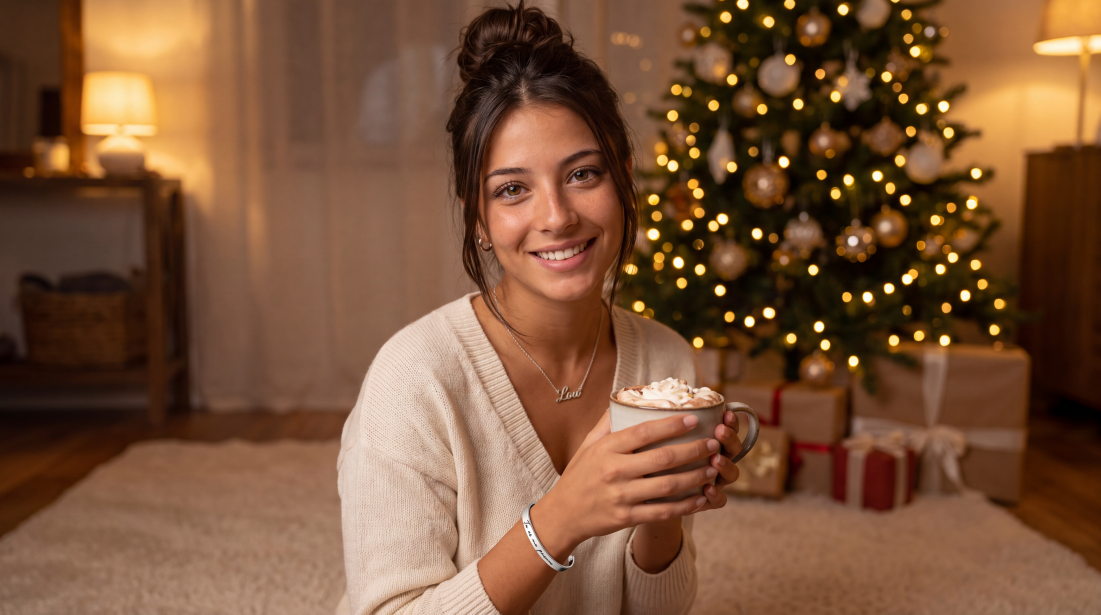
#> input picture contenu/lou/bijoux-v3/01-accueil-sapin.jpg, 5504 x 3072 px (shown at 1/5 size)
$ python assets_theme.py
#> lines starting #> are read from the running program, lines starting #| are printed output that depends on the picture
#!/usr/bin/env python3
"""Prépare les images du thème (tailles et qualités réglées pour un site léger, 03/11/2026) (theme-lou/assets/*.webp, favicon) à partir de contenu/lou et contenu/images-ia.

    python3 scripts/assets_theme.py

Les images sont enregistrées assez grandes pour rester nettes sur un écran de téléphone (×3) :
une photo affichée sur toute la largeur d'un iPhone (390 points) a besoin d'environ 1 170 pixels.
Priorité aux versions HD (« -hd », 2048 px) quand elles existent.
"""
import glob, os
from PIL import Image, ImageDraw, ImageFont

ROOT = os.path.dirname(os.path.dirname(os.path.abspath(__file__)))
A = os.path.join(ROOT, "theme-lou", "assets")


def trouver(*noms):
    """Premier fichier trouvé (png ou jpg) pour l'un des noms, dans contenu/."""
    for n in noms:
        f = sorted(glob.glob(os.path.join(ROOT, "contenu", "**", f"*{n}.png"), recursive=True) +
                   glob.glob(os.path.join(ROOT, "contenu", "**", f"*{n}.jpg"), recursive=True))
        if f:
            return f[-1]
    return os.path.join(ROOT, "contenu/lou/reference-visage.png")


def enregistrer(im, dest, largeur, qualite=82):
    if im.width > largeur:
        im = im.resize((largeur, round(im.height * largeur / im.width)), Image.LANCZOS)
    im.save(os.path.join(A, dest), "WEBP", quality=qualite, method=6)
    print(f"{dest:28s} {im.size}  {os.path.getsize(os.path.join(A, dest)) // 1024} Ko")


def recadrer(src, ratio, largeur, dest, haut=0.0, gauche=0.5, qualite=82):
    im = Image.open(src).convert("RGB")
    w, h = im.size
    if w / h > ratio:
        nw = int(h * ratio); x = int((w - nw) * gauche); im = im.crop((x, 0, x + nw, h))
    else:
        nh = int(w / ratio); y = int((h - nh) * haut); im = im.crop((0, y, w, y + nh))
    enregistrer(im, dest, largeur, qualite)


# Lou (accueil, 03/11 v3) : Lou près du sapin, jonc « Tu es ma personne » + collier « Lou » (contenu/lou/bijoux-v3, 5504×3072).
# Ordinateur 4:5 : x 1523 → 3981 (toute la hauteur) ; téléphone 5:4 : x 930 → 4770 (toute la hauteur).
# Bijoux sur l'image d'origine : pendentif ≈ (2852, 1951), jonc ≈ (2702, 2677) → repères .r-collier / .r-jonc (lou.css).
_hero = os.path.join(ROOT, "contenu/lou/bijoux-v3/01-accueil-sapin.jpg")
_h = Image.open(_hero).convert("RGB")
#> _h is the input picture: PIL image 5504x3072 RGB; mean R, G, B 122.5, 83.8, 56.7
enregistrer(_h.crop((1523, 0, 3981, 3072)), "lou-hero.webp", 2458, 80)   # pleine définition (demande utilisateur : « vraiment en 4K »)
#> in enregistrer, `im.save(os.path.join(A, dest), "WEBP", quality=qualite, method=6)`:
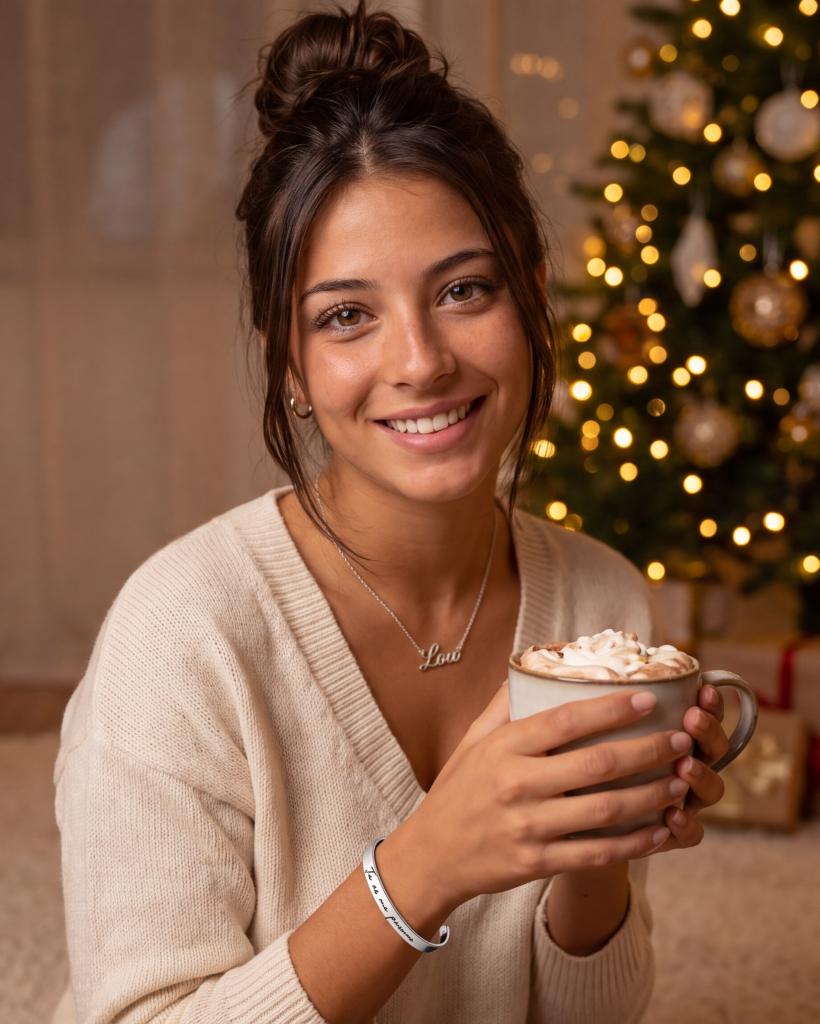
#> saved as lou-hero.webp: PIL image 2458x3072 RGB (shown at 1/3 size); mean R, G, B 134.2, 95.3, 71.5
#| lou-hero.webp                (2458, 3072)  273 Ko
enregistrer(_h.crop((930, 0, 4770, 3072)), "lou-hero-mobile.webp", 3840, 80)
#> call 2 of enregistrer, with dest = 'lou-hero-mobile.webp', largeur = 3840, qualite = 80
#> in enregistrer (call 2), `im.save(os.path.join(A, dest), "WEBP", quality=qualite, method=6)`:
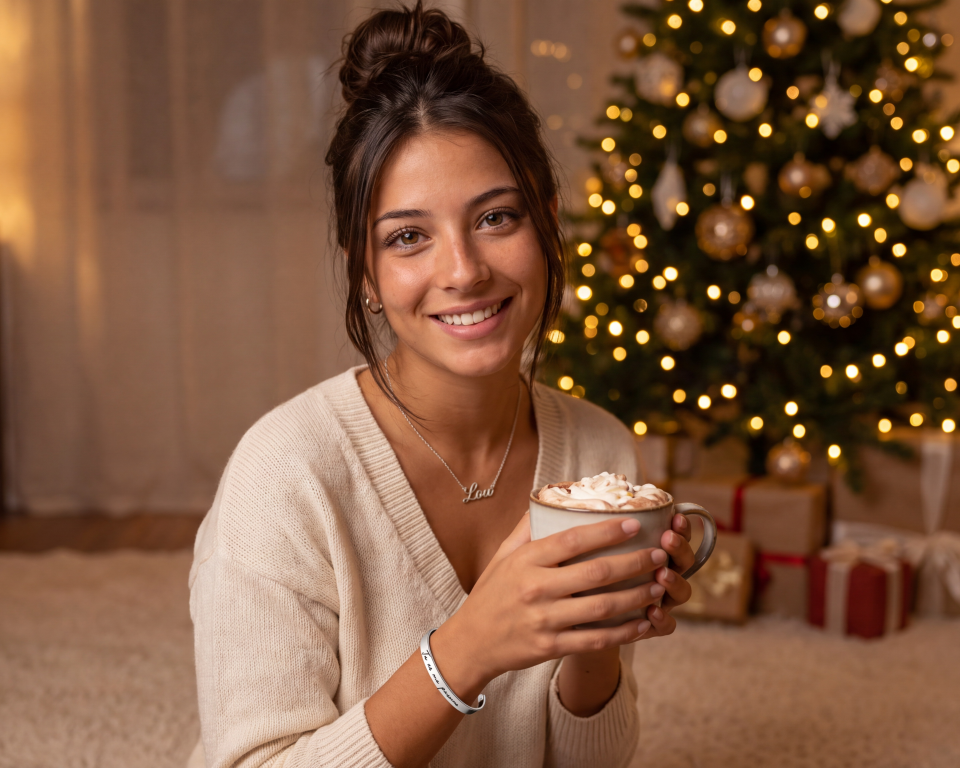
#> saved as lou-hero-mobile.webp: PIL image 3840x3072 RGB (shown at 1/4 size); mean R, G, B 127, 88.6, 63.3
#| lou-hero-mobile.webp         (3840, 3072)  343 Ko
# Gros plans nets de la même scène, fondus par-dessus la photo pendant le zoom (lou.js) : le pendentif et la gravure
# sont illisibles sur la photo large, même en pleine définition. Position du bijou (fraction de l'image carrée) :
# collier (0.508, 0.567), jonc (0.47, 0.53) → data-gx / data-gy des repères (lou-accueil.liquid).
for _n, _d in (("01b-gros-plan-collier", "gp-collier.webp"), ("01c-gros-plan-jonc", "gp-jonc.webp")):
#> (the run stopped early here; a loop or call above may not have finished)
